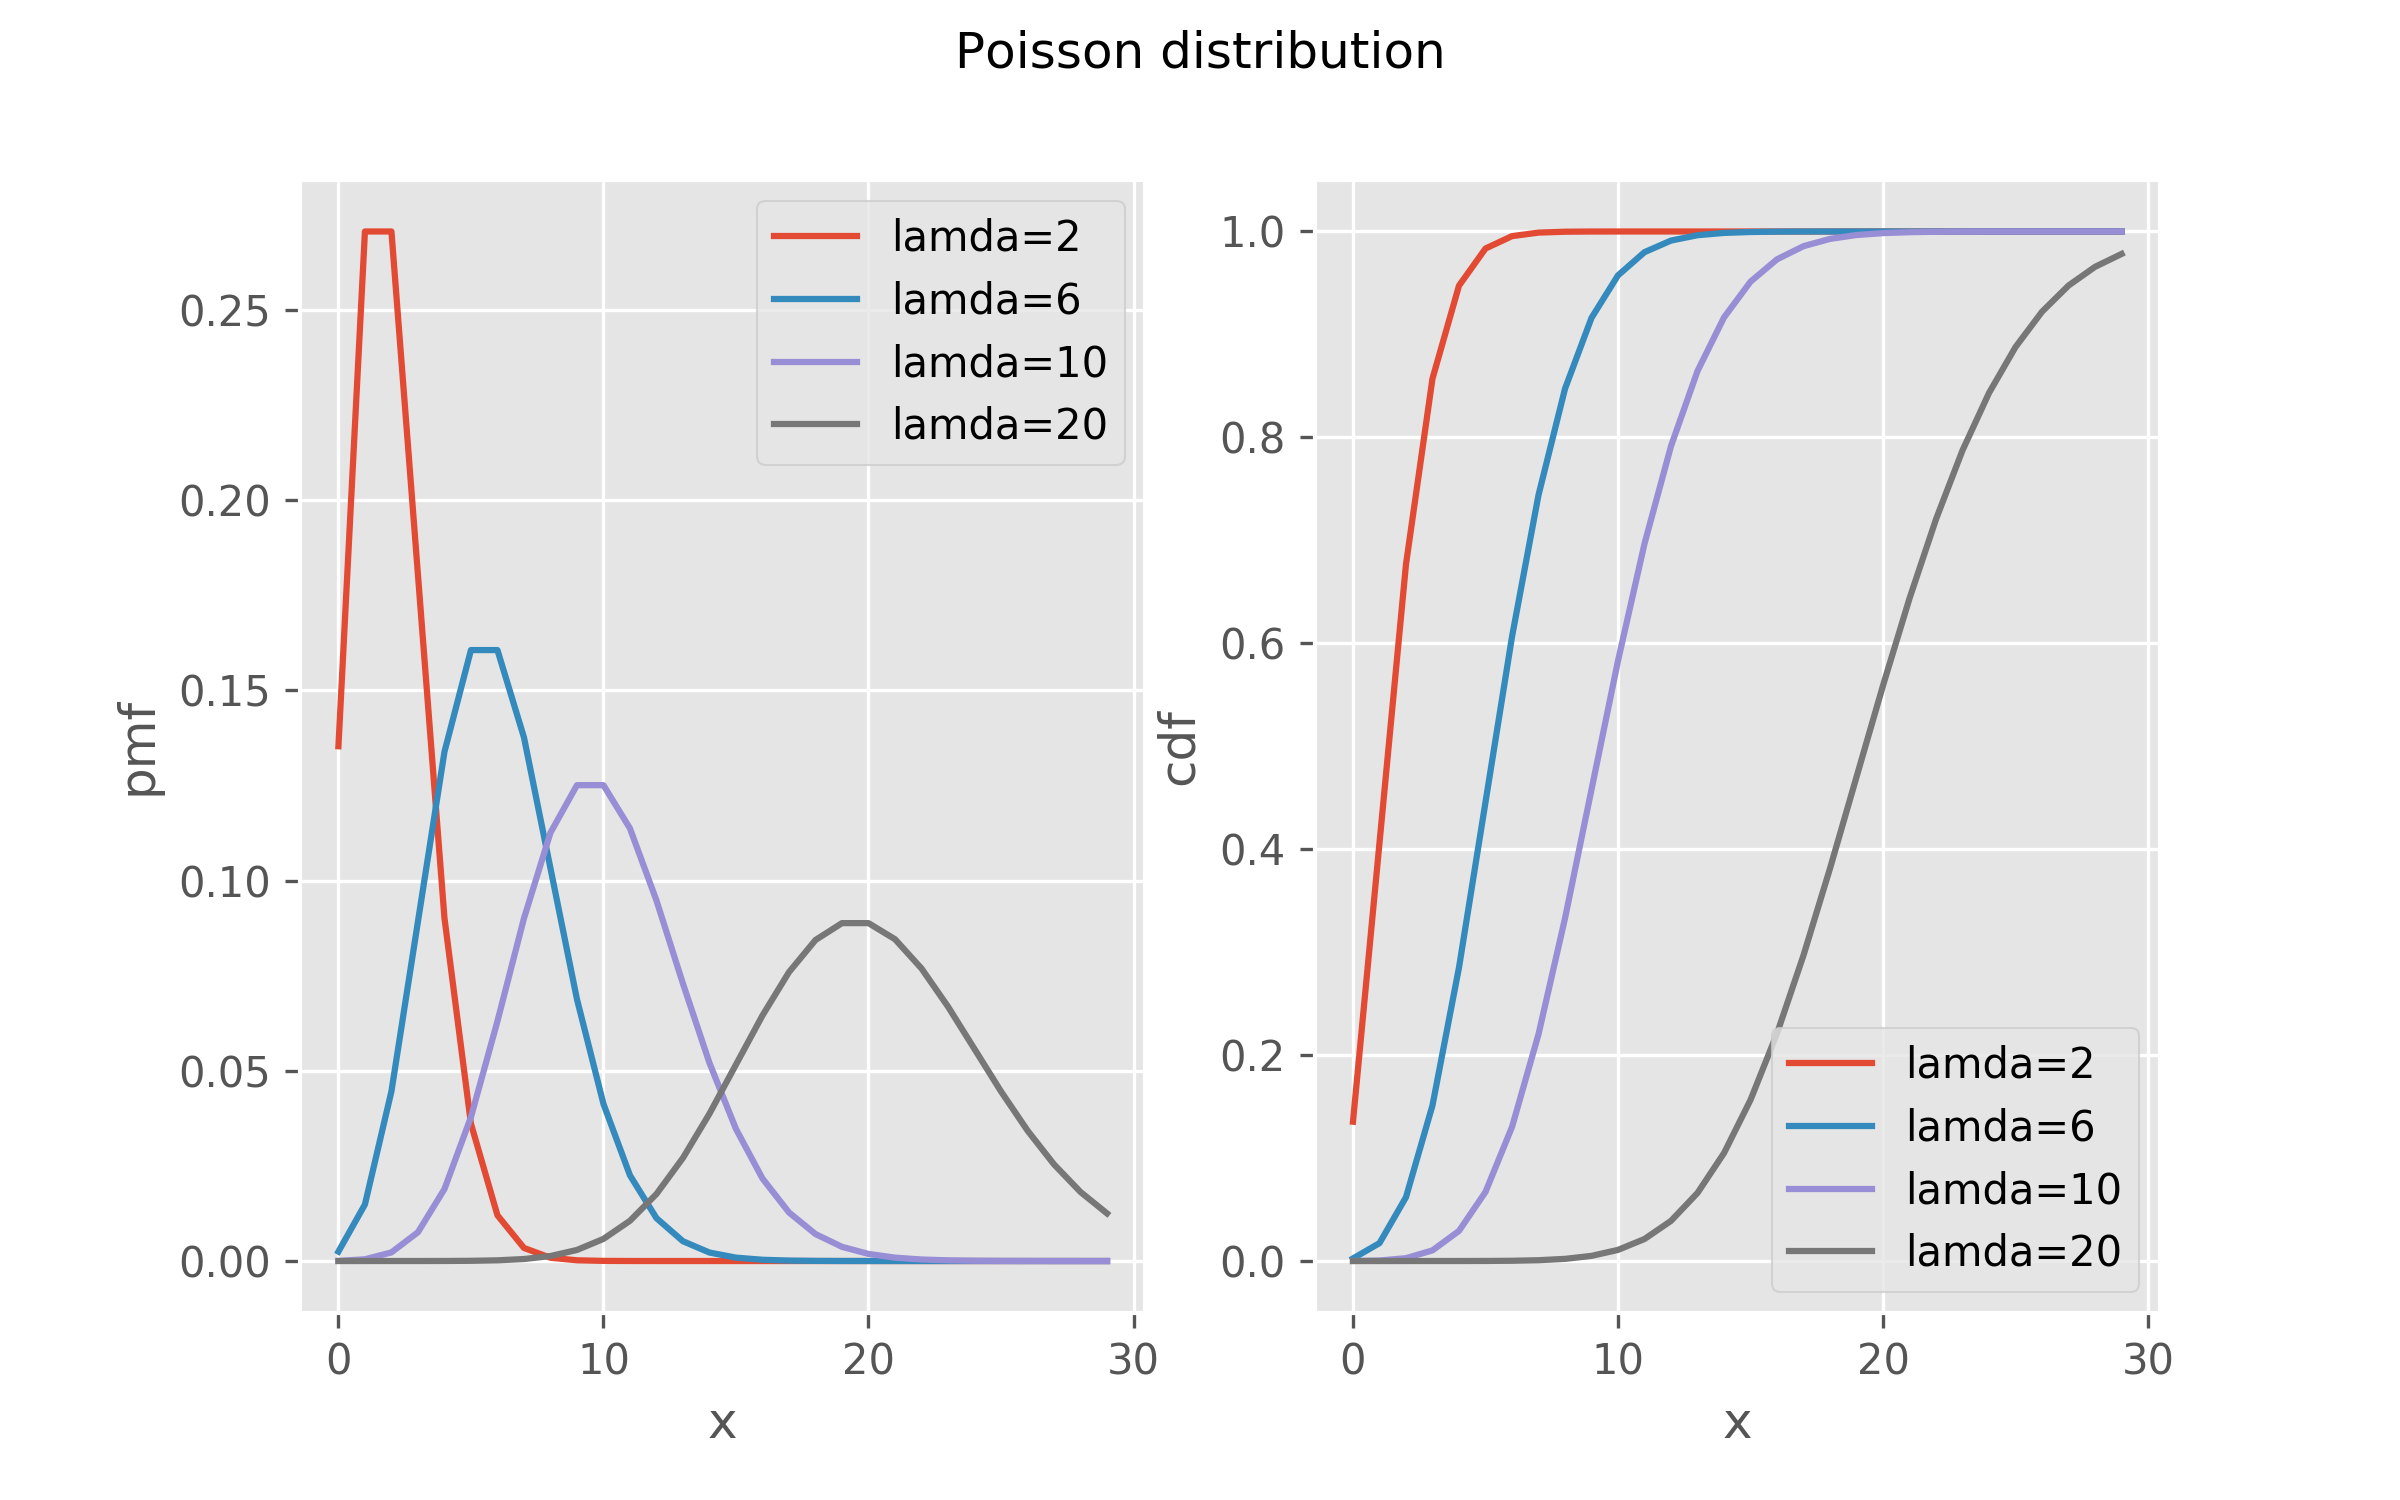

This chart was generated by the following Python code:
# -*- coding: utf-8 -*-
"""
Created on Sat Apr  6 15:27:45 2019

@author: Liu Yang
"""

from scipy.stats import poisson
import matplotlib.pyplot as plt
import numpy as np
plt.style.use('ggplot')

lamda=[2,6,10,20]
ps=[poisson(i) for i in lamda]
x=np.arange(30)
fig, ax = plt.subplots(nrows=1,ncols=2,figsize=(8,5))
for i in lamda: 
    ax[0].plot(x,poisson.pmf(x,i),label='lamda='+str(i))
    ax[1].plot(x,poisson.cdf(x,i),label='lamda='+str(i))
ax[0].set_xlabel('x')
ax[1].set_xlabel('x')
ax[0].set_ylabel('pmf')
ax[1].set_ylabel('cdf')
ax[0].legend(loc='best')
ax[1].legend(loc='best')
fig.suptitle('Poisson distribution')
#fig.tight_layout()
fig.savefig(r'C:\Users\10245\Desktop\数学笔记\泊松分布参数lamda的检验\poisson.png',dpi=300)
plt.show()

